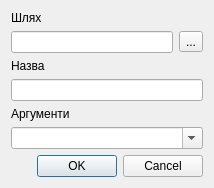
<?xml version="1.0" encoding="UTF-8"?>
<ui version="4.0">
 <class>Dialog</class>
 <widget class="QDialog" name="Dialog">
  <property name="geometry">
   <rect>
    <x>0</x>
    <y>0</y>
    <width>214</width>
    <height>178</height>
   </rect>
  </property>
  <property name="windowTitle">
   <string>Dialog</string>
  </property>
  <layout class="QVBoxLayout" name="verticalLayout">
   <item>
    <widget class="QLabel" name="pathLabel">
     <property name="text">
      <string>Шлях</string>
     </property>
    </widget>
   </item>
   <item>
    <layout class="QHBoxLayout" name="horizontalLayout">
     <item>
      <widget class="QLineEdit" name="pathLineEdit"/>
     </item>
     <item>
      <widget class="QToolButton" name="pathToolButton">
       <property name="text">
        <string>...</string>
       </property>
      </widget>
     </item>
    </layout>
   </item>
   <item>
    <widget class="QLabel" name="nameLabel">
     <property name="text">
      <string>Назва</string>
     </property>
    </widget>
   </item>
   <item>
    <widget class="QLineEdit" name="nameLineEdit"/>
   </item>
   <item>
    <widget class="QLabel" name="argLabel">
     <property name="text">
      <string>Аргументи</string>
     </property>
    </widget>
   </item>
   <item>
    <widget class="QComboBox" name="argComboBox">
     <property name="editable">
      <bool>true</bool>
     </property>
    </widget>
   </item>
   <item>
    <widget class="QDialogButtonBox" name="buttonBox">
     <property name="orientation">
      <enum>Qt::Horizontal</enum>
     </property>
     <property name="standardButtons">
      <set>QDialogButtonBox::Cancel|QDialogButtonBox::Ok</set>
     </property>
    </widget>
   </item>
  </layout>
 </widget>
 <resources/>
 <connections>
  <connection>
   <sender>buttonBox</sender>
   <signal>accepted()</signal>
   <receiver>Dialog</receiver>
   <slot>accept()</slot>
   <hints>
    <hint type="sourcelabel">
     <x>248</x>
     <y>254</y>
    </hint>
    <hint type="destinationlabel">
     <x>157</x>
     <y>274</y>
    </hint>
   </hints>
  </connection>
  <connection>
   <sender>buttonBox</sender>
   <signal>rejected()</signal>
   <receiver>Dialog</receiver>
   <slot>reject()</slot>
   <hints>
    <hint type="sourcelabel">
     <x>316</x>
     <y>260</y>
    </hint>
    <hint type="destinationlabel">
     <x>286</x>
     <y>274</y>
    </hint>
   </hints>
  </connection>
 </connections>
</ui>
